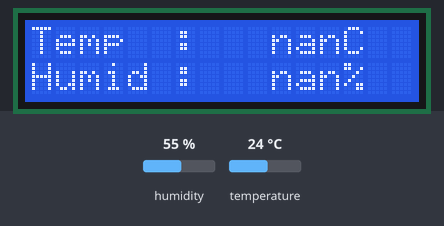
Simulated run of this sketch. Board: Arduino Uno, built with avr-gcc and run on an emulated ATmega328P. On the bench: 16×2 character LCD. Wiring (inferred from the names in the program): DHT22 sensor: data pin 5. The inputs (shaded band) are chosen by the test bench; at power-on: humidity 55 %, temperature 24 °C.

Above: at 1.2 s.
1.3 s: humidity set to 22 %
At 5.6 s:
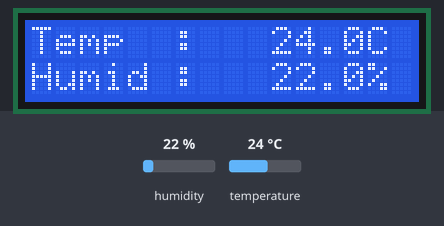
9.9 s: temperature set to 12 °C
At 13.8 s:
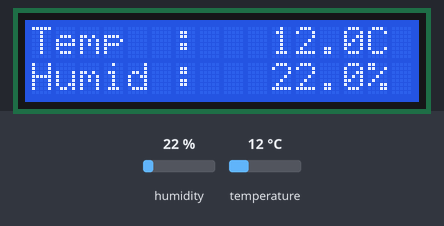
16.6 s: humidity set to 40 %
At 18.4 s:
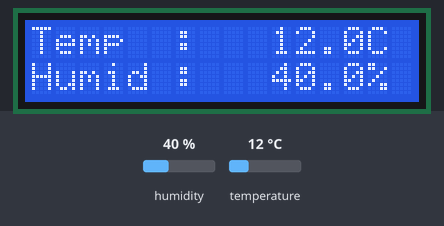
28.1 s: temperature set to 19 °C
At 31.2 s:
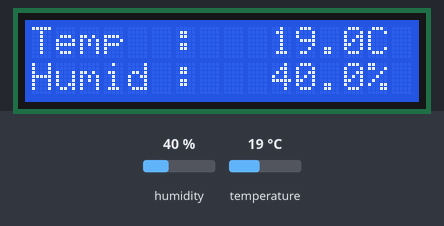
Timing chart, 0 to 32.7 s (numbered marks = the images above; inputs shaded):
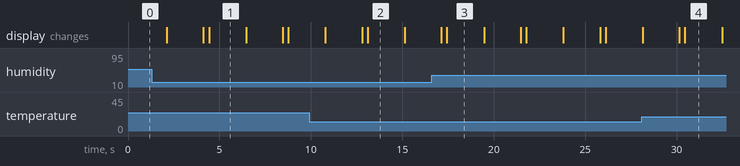

The sketch:

DHT22_LCD.ino
```cpp
/*
 * Time_NTP.pde
 * Example showing time sync to NTP time source
 *
 * This sketch uses the ESP8266WiFi library
 */

#include <TimeLib.h>
//#include <ESP8266WiFi.h>
//#include <WiFiUdp.h>
#include <LiquidCrystal_I2C.h>
#include <DHT.h>

#define DHTPIN 5
#define DHTTYPE DHT22
#define gnd 7
#define vcc 6

DHT dht(DHTPIN, DHTTYPE);

LiquidCrystal_I2C lcd(0x27,16,2); //address, lcd type

void setup()
{
  Serial.begin(115200);
  lcd.init();
  lcd.backlight();

  pinMode(DHTPIN,INPUT);
  pinMode(gnd,OUTPUT);
  pinMode(vcc,OUTPUT);

  digitalWrite(gnd,LOW);
  digitalWrite(vcc,HIGH);


}

void loop()
{

 float h=dht.readHumidity();
 float t=dht.readTemperature();

  lcd.setCursor(0,0);
  lcd.print("Temp  :   ");
  lcd.print(t,1);
  lcd.print("C");

  lcd.setCursor(0,1);

    lcd.print("Humid :   ");
    lcd.print(h,1);
    lcd.print("%");


  delay(1000);

 //물주기와 응원메시지
switch(minute()){

    case 20:
    delay(1000);
    lcd.clear();
    lcd.print("Happy Jason!!!");
    lcd.setCursor(0,1);
    lcd.print("Enjoy your life!!!");
    delay(2000);
    lcd.clear();
    break;

    case 40:
    delay(1000);
    lcd.clear();
    lcd.print("Relax Jason!!!");
    lcd.setCursor(0,1);
    lcd.print("Life's wonderful!!!");
    delay(2000);
    lcd.clear();
    break;

    case 0:
    delay(1000);
    lcd.clear();
    lcd.print("Positive Jason!!!");
    lcd.setCursor(0,1);
    lcd.print("Goes well!!!");
    delay(2000);
    lcd.clear();

}
}
```

Measured:
- what the display in image 1 shows lasts 2.1 s, from 4.4 s to 6.5 s
